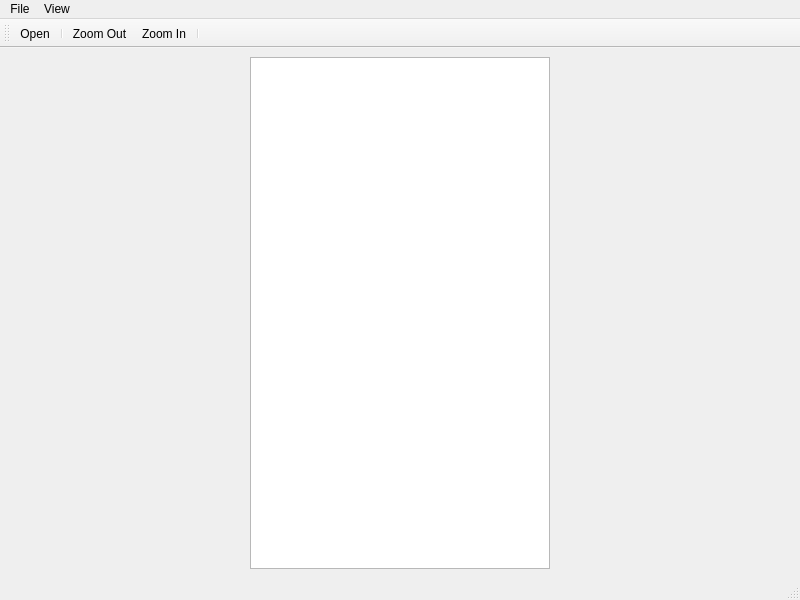
<?xml version="1.0" encoding="UTF-8"?>
<ui version="4.0">
 <class>PDFViewer</class>
 <widget class="QMainWindow" name="PDFViewer">
  <property name="geometry">
   <rect>
    <x>0</x>
    <y>0</y>
    <width>800</width>
    <height>600</height>
   </rect>
  </property>
  <property name="windowTitle">
   <string>PDF Viewer</string>
  </property>
  <widget class="QWidget" name="centralwidget">
   <property name="enabled">
    <bool>true</bool>
   </property>
   <layout class="QHBoxLayout" name="horizontalLayout_2">
    <item>
     <layout class="QHBoxLayout" name="horizontalLayout">
      <item>
       <widget class="QTreeView" name="bookmarkView">
        <property name="sizePolicy">
         <sizepolicy hsizetype="Maximum" vsizetype="Expanding">
          <horstretch>0</horstretch>
          <verstretch>0</verstretch>
         </sizepolicy>
        </property>
        <property name="minimumSize">
         <size>
          <width>150</width>
          <height>0</height>
         </size>
        </property>
        <property name="maximumSize">
         <size>
          <width>300</width>
          <height>16777215</height>
         </size>
        </property>
       </widget>
      </item>
     </layout>
    </item>
   </layout>
  </widget>
  <widget class="QMenuBar" name="menubar">
   <property name="geometry">
    <rect>
     <x>0</x>
     <y>0</y>
     <width>800</width>
     <height>29</height>
    </rect>
   </property>
   <widget class="QMenu" name="menuFile">
    <property name="title">
     <string>File</string>
    </property>
    <addaction name="actionOpen"/>
    <addaction name="actionQuit"/>
   </widget>
   <widget class="QMenu" name="menuView">
    <property name="title">
     <string>View</string>
    </property>
    <addaction name="actionZoom_In"/>
    <addaction name="actionZoom_Out"/>
    <addaction name="actionPrevious_Page"/>
    <addaction name="actionNext_Page"/>
    <addaction name="separator"/>
    <addaction name="actionContinuous"/>
   </widget>
   <addaction name="menuFile"/>
   <addaction name="menuView"/>
  </widget>
  <widget class="QStatusBar" name="statusbar"/>
  <widget class="QToolBar" name="toolBar">
   <property name="windowTitle">
    <string>toolBar</string>
   </property>
   <attribute name="toolBarArea">
    <enum>TopToolBarArea</enum>
   </attribute>
   <attribute name="toolBarBreak">
    <bool>false</bool>
   </attribute>
   <addaction name="actionOpen"/>
   <addaction name="separator"/>
   <addaction name="actionZoom_Out"/>
   <addaction name="actionZoom_In"/>
   <addaction name="separator"/>
  </widget>
  <action name="actionOpen">
   <property name="icon">
    <iconset resource="../resource.qrc">
     <normaloff>:/img/images/fileopen.png</normaloff>:/img/images/fileopen.png</iconset>
   </property>
   <property name="text">
    <string>Open...</string>
   </property>
   <property name="shortcut">
    <string>Ctrl+O</string>
   </property>
  </action>
  <action name="actionQuit">
   <property name="text">
    <string>Quit</string>
   </property>
   <property name="shortcut">
    <string>Ctrl+Q</string>
   </property>
  </action>
  <action name="actionZoom_In">
   <property name="icon">
    <iconset resource="../resource.qrc">
     <normaloff>:/img/images/zoom-in-24.png</normaloff>:/img/images/zoom-in-24.png</iconset>
   </property>
   <property name="text">
    <string>Zoom In</string>
   </property>
   <property name="shortcut">
    <string>Ctrl++</string>
   </property>
  </action>
  <action name="actionZoom_Out">
   <property name="icon">
    <iconset resource="../resource.qrc">
     <normaloff>:/img/images/zoom-out-24.png</normaloff>:/img/images/zoom-out-24.png</iconset>
   </property>
   <property name="text">
    <string>Zoom Out</string>
   </property>
   <property name="shortcut">
    <string>Ctrl+-</string>
   </property>
  </action>
  <action name="actionPrevious_Page">
   <property name="icon">
    <iconset resource="../resource.qrc">
     <normaloff>:/img/images/go-previous-24.png</normaloff>:/img/images/go-previous-24.png</iconset>
   </property>
   <property name="text">
    <string>Previous Page</string>
   </property>
   <property name="shortcut">
    <string>Left, Up</string>
   </property>
  </action>
  <action name="actionNext_Page">
   <property name="icon">
    <iconset resource="../resource.qrc">
     <normaloff>:/img/images/go-next-24.png</normaloff>:/img/images/go-next-24.png</iconset>
   </property>
   <property name="text">
    <string>Next Page</string>
   </property>
   <property name="shortcut">
    <string>Right, Down</string>
   </property>
  </action>
  <action name="actionContinuous">
   <property name="checkable">
    <bool>true</bool>
   </property>
   <property name="text">
    <string>Continuous</string>
   </property>
   <property name="shortcut">
    <string>Ctrl+N</string>
   </property>
  </action>
 </widget>
 <resources>
  <include location="../resource.qrc"/>
 </resources>
 <connections/>
</ui>
